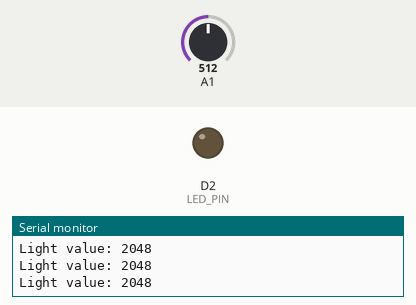
Simulated run of this sketch. Board: Arduino Zero (SAMD21). On the bench: output pins drawn as LEDs (lit = HIGH), the last lines printed to the serial monitor. Inputs (shaded band) come from the test bench; at power-on: A1 = 512 (analog values on the 0–1023 scale).

Above: at 1.2 s.
1.3 s: A1 set to 389
2.8 s: A1 set to 367
At 4.0 s:
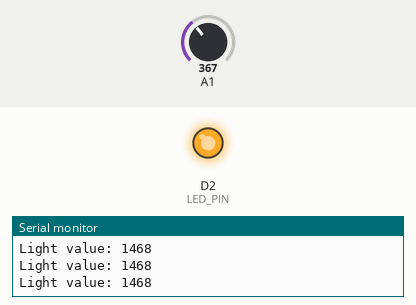
4.3 s: A1 set to 511
At 5.4 s:
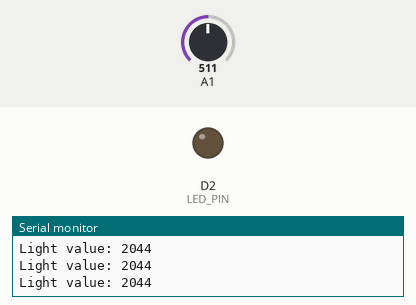
5.9 s: A1 set to 306
At 6.7 s:
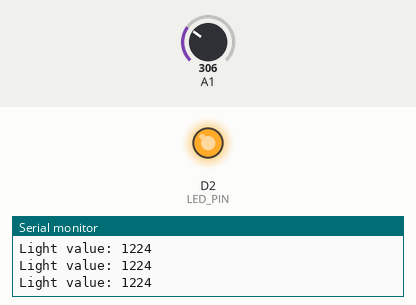
Timing chart, 0 to 8.5 s (numbered marks = the images above; inputs shaded):
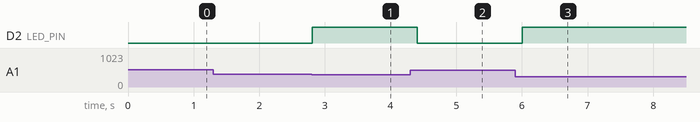

The sketch:

E5_____________.ino
```cpp
const int LED_PIN = 2;             // 按实际开发板修改
const int LIGHT_SENSOR_PIN = 1;    // 按实际开发板修改
const int LIGHT_THRESHOLD = 1500;  // 阈值可根据环境调整

void setup() {
  Serial.begin(115200);
  pinMode(LED_PIN, OUTPUT);
  analogReadResolution(12);
}

void loop() {
  int lightValue = analogRead(LIGHT_SENSOR_PIN);

  Serial.print("Light value: ");
  Serial.println(lightValue);

  if (lightValue < LIGHT_THRESHOLD) {
    digitalWrite(LED_PIN, HIGH);
  } else {
    digitalWrite(LED_PIN, LOW);
  }

  delay(200);
}
```

Measured:
- the behaviour switches between 375 and 374 on A1 (found by bisection; images 0 and 1)
- after the input at 2.8 s, D2 (LED_PIN): LOW → HIGH at once
- after the input at 4.3 s, D2 (LED_PIN): HIGH → LOW after 0.11 s
- after the input at 5.9 s, D2 (LED_PIN): LOW → HIGH after 0.11 s
